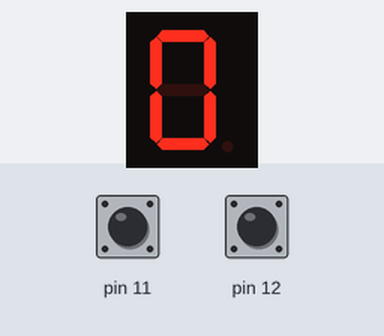
Simulated run of this sketch. Board: Arduino Uno, built with avr-gcc and run on an emulated ATmega328P. Parts: 1-digit seven-segment display. Wiring (from diagram.json): 1-digit 7-segment display, segments lit when HIGH: segments pin 2, pin 3, pin 4, pin 5, pin 6, pin 7, pin 8. The test bench sets the inputs (shaded band); at power-on: pin 11 LOW, pin 12 LOW. The segment pins are drawn as the display they are named for.

Above: at 1.2 s.
1.3 s: pin 11 driven HIGH
At 1.5 s:
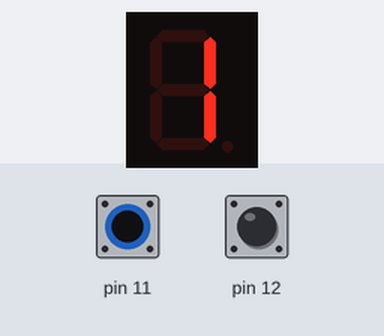
At 3.7 s:
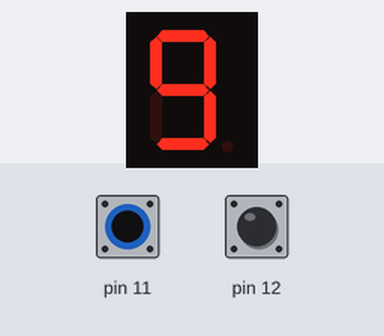
Timing chart, 0 to 5.2 s (numbered marks = the images above; inputs shaded):
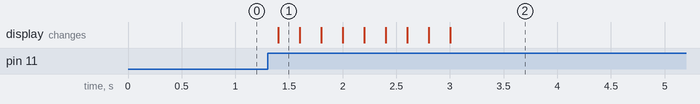

Measured:
- after the input at 1.3 s, the display: changes after 0.10 s (image 1)

The sketch:

L1_7segment.ino
```cpp
/*{
   A-2,
F-7,  B-3,
   G-8,
E-6,  C-4,
   D-5
}*/

int numPins[7] = {2, 7, 3, 8, 6, 4, 5};
int num[10][7] = {
  {  111,   // 0
    1,  1,
     000,
    1,  1,
     111
  } ,
  {  000,   // 1
    0,  1,
     000,
    0,  1,
     000
  } ,
  {  111,   // 2
    0,  1,
     111,
    1,  0,
     111
  } ,
  {  111,   // 3
    0,  1,
     111,
    0,  1,
     111
  } ,
  {  000,   // 4
    1,  1,
     111,
    0,  1,
     000
  } ,
  {  111,   // 5
    1,  0,
     111,
    0,  1,
     111
  } ,
  {  111,   // 6
    1,  0,
     111,
    1,  1,
     111
  } ,
  {  111,   // 7
    0,  1,
     000,
    0,  1,
     000
  } ,
  {  111,   // 8
    1,  1,
     111,
    1,  1,
     111
  } ,
  {  111,   // 9
    1,  1,
     111,
    0,  1,
     111
  }
};

void setup() {
  for (int i = 0; i < 7; i++)
    {pinMode(numPins[i], OUTPUT);}
  pinMode(12, INPUT);
  pinMode(11, INPUT);
}

int clicks = 0;
void loop() {
  // якщо кнопка натиснута
  if(digitalRead(11) and clicks < 9) clicks ++;
  if(digitalRead(12) and clicks > 0) clicks --;
  displayNumber(clicks);
  delay(200);

}

void displayNumber(byte number) {
  for (byte i = 0; i < 7; i++)
   {digitalWrite(numPins[i], num[number][i]);}
}
```
